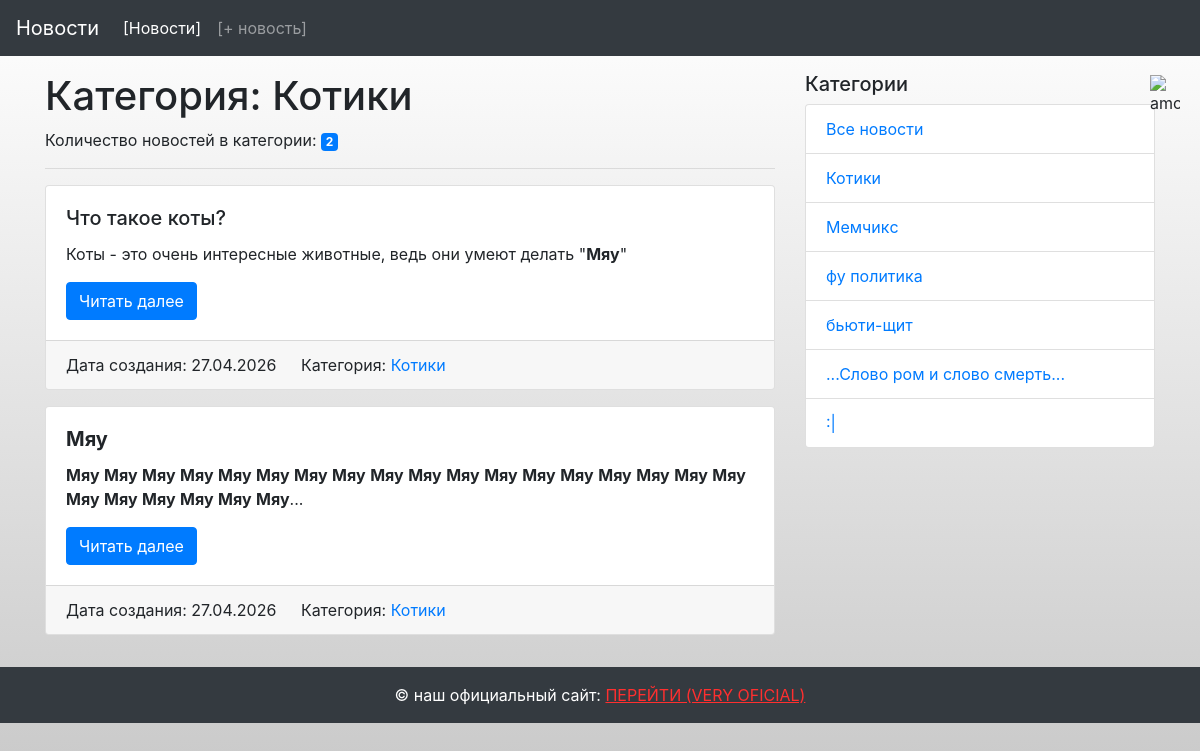
Page /category/1 on the committed database.
### main.py (models this page shows, shortened)
class Category(db.Model):
    id = db.Column(db.Integer, primary_key=True)
    title = db.Column(db.String(255), nullable=False)
    news = db.relationship('News', back_populates='category')

class News(db.Model):
    id = db.Column(db.Integer, primary_key=True)
    title = db.Column(db.String(255), unique=True, nullable=False)
    text = db.Column(db.Text, nullable=False)
    created_date = db.Column(db.DateTime, default=datetime.utcnow)
    category_id = db.Column(db.Integer, db.ForeignKey('category.id'), nullable=True)
    category = db.relationship('Category', back_populates='news')

### main.py (the view)
@app.route('/category/<int:id>')
def news_in_category(id):
    category = Category.query.get(id)
    news = category.news
    category_name = category.title
    categories = Category.query.all()
    return render_template('category.html',
                           news=news,
                           category_name=category_name,
                           categories=categories)

### templates/category.html (shortened to what this page needs)
{% extends "base.html" %}
{% block content %}
  <h1>Категория: {{ category_name }}</h1>
  <p>Количество новостей в категории: <span class="badge badge-primary">{{ news|length }}</span></p>
  <hr>
  {% for news in news %}
  <div class="card mb-3">
    <div class="card-body">
      <h5 class="card-title">{{ news.title }}</h5>
      <p class="card-text">{{ news.text|truncate(100) }}</p>
      <a href="{{ url_for('news_detail', id=news.id) }}" class="btn btn-primary">Читать далее</a>
    </div>
    <div class="card-footer">
      {% if news.created_date %}
        <span class="card-link">Дата создания: {{ news.created_date.strftime('%d.%m.%Y') }}</span>
      {% endif %}
      {% if news.category %}
        <span class="card-link">Категория: <a href="{{ url_for('news_in_category', id=news.category.id) }}">{{ news.category.title }}</a></span>
      {% endif %}
    </div>
  </div>
  {% else %}
  <p class="card-text">Новостей пока нет!</p>
  {% endfor %}
{% endblock content %}

### templates/side_navigation.html
<div class="col-md-4">
  <h5>Категории</h5>
  <ul class="list-group">
    <li class="list-group-item"><a href="{{ url_for('index') }}">Все новости</a></li>
    {% for category in categories %}
      <li class="list-group-item"><a href="{{ url_for('news_in_category', id=category.id) }}">{{ category.title }}</a></li>
    {% endfor %}
  </ul>
</div>

### templates/base.html (style rules this page uses)
body { background-image: linear-gradient(rgba(255, 255, 255, 0.897), rgba(145, 145, 145, 0.5)), url('https://encrypted-tbn0.gstatic.com/images?q=tbn:ANd9GcTDw6qtw-idq0Y2dQ9_WlkA6YPh3FsQSpIc3g&s'); background-size: cover, 100% 100%; background-repeat: no-repeat, no-repeat; background-attachment: fixed, fixed; background-position: center center, center center; }

### rows in the picture
Category: title "Котики"
News: title "Что такое коты?", text "Коты - это очень интересные животные, ведь они умеют делать \"", created_date "27.04.2026", category "Котики"
News: created_date "27.04.2026", category "Котики"
Category: title "Мемчикc"
Category: title "фу политика"
Category: title "бьюти-щит"
Category: title "...Слово ром и слово смерть..."
Category: title ":|"

### other values in the picture
{{ news|length }} "2"
